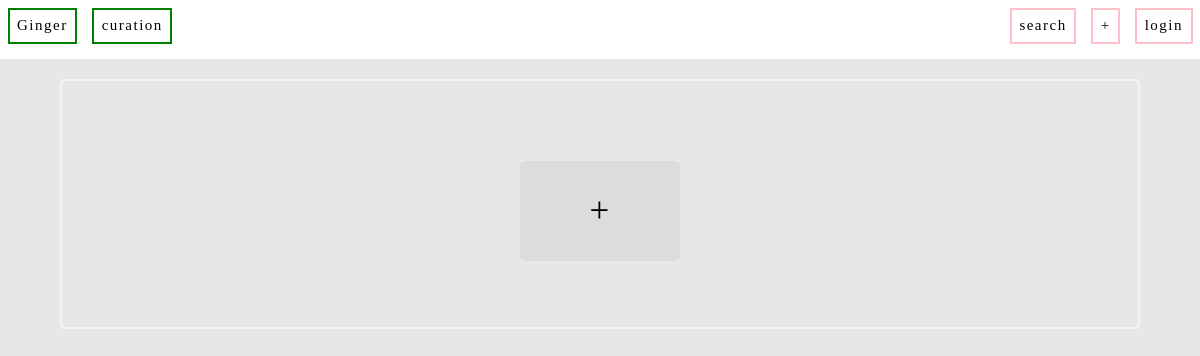
The app's page /, older data.
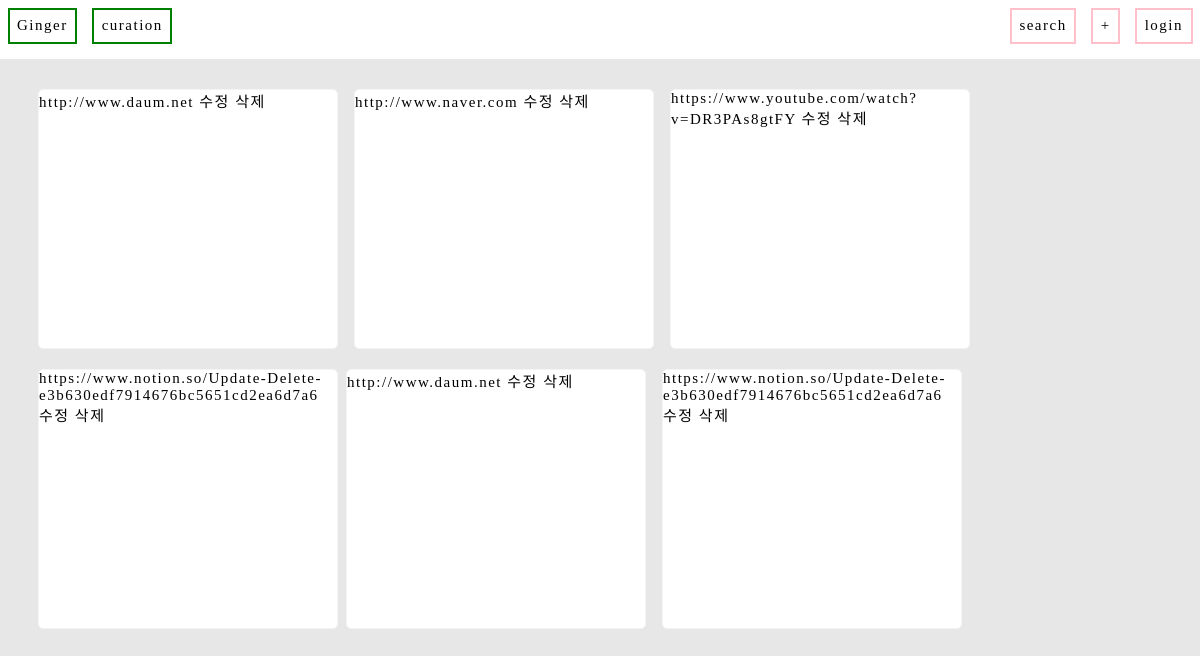
The same page, newer data.
### blog/models.py (models this page shows, shortened)
class Add(models.Model):
    objects = models.Manager()
    link = models.URLField('링크')
    tag = models.CharField('태그',max_length=200,null=True)
    comments = models.CharField("코멘트", max_length=200,null=True)

### blog/views.py (the view)
# urls.py: path('', index, name="index"),
def index(request):
    context=dict()
    all_add = Add.objects.all()
    context['all_add'] = all_add
    print(request.GET)
    context["write_form"] = AddForms()
    return render(request,'index.html',context)

### blog/templates/index.html (shortened to what this page needs)
{% extends 'base.html' %}
{% load static %}
{% block extrahead %}
    <link rel="stylesheet" href="{% static 'css/index.css' %}" type="text/css" />
    <link rel="stylesheet" href="{% static 'css/link_upload.css' %}" type="text/css" />
{% endblock %}
{% block content %}
    {% if all_add %}
        <ul class="cont_list">
        {% for i in all_add %}
            <li class="thumb_cont" >
                <a href="{{i.link}}" target="_blank">{{i.link}}</a>
                <a href="{% url 'update' i.id %}">수정</a>
                <a href="{% url 'delete' i.id %}" class="btn_dele">삭제</a>
            </li>
        {% endfor %}
        </ul>
    {% else %}
        <div class="con_area_empty">
            <a class="btn_plus" onclick="show_modal()"><span>+</span></a>
        </div>
    {% endif %}
{% endblock %}

### templates/base.html (shortened to what this page needs)
{% load static %}
<!DOCTYPE html>
<html lang="en">
<head>
    <link rel="stylesheet" href="{% static 'css/base.css' %}" type="text/css" />
    {% block extrahead %}
    {% endblock %}
</head>
<body>
  <nav class = 'gnb_nav'>
    <div class = 'left_gnb_nav'>
      <div class = 'nav_logo'><a href="{% url 'index' %}">Ginger</a></div>
      <div class = 'nav_curation' href="#">curation</div>
    </div>
    <div class = 'right_gnb_nav'>
      <div class = 'nav_search'>search</div>
      <div class = 'nav_add' onclick="show_modal()"><span >+</span></div>
      <div class = 'nav_login'>login</div>
    </div>
  </nav>
    {% block content %}
    {% endblock %}
</body>
</html>

### basestatic/css/base.css (style rules this page uses)
html { font-size:15px; text-decoration: none; letter-spacing: 1.5px; }
body { background-color: #e7e7e7; margin:0; }
a,a:visited { color:inherit; text-decoration:none; }
li { list-style-type: none; }
.gnb_nav { position: sticky; padding-bottom: 0.5rem; display: flex; justify-content: space-between; background-color:#fff; }
.left_gnb_nav { display: flex; }
.nav_logo, .nav_curation { border: 2px solid green; padding: 0.5rem; margin: 0.5rem; }
.right_gnb_nav { display: flex; }
.nav_search, .nav_add, .nav_login, .nav_mypage { border: 2px solid pink; padding: 0.5rem; margin: 0.5rem; cursor: pointer; }

### blog/static/css/index.css (style rules this page uses)
* { border:0 none; margin:0; padding:0; box-sizing: border-box; }
.cont_list { width:1280px; max-width:95%; margin:0 auto; margin-top:20px; display:flex; flex-wrap: wrap; justify-content: flex-start; }
.thumb_cont { width:300px; height:260px; max-width:100%; border:1px solid #f4f4f4; background-color:#fff; border-radius: 5px; margin:10px 8px; box-sizing:border-box; }
li:nth-child( 4n ) { margin-right:0; }

Row changes from the older to the newer data that the page shows:
added Add: link "http://www.daum.net"
added Add: link "http://www.naver.com"
added Add: link "https://www.youtube.com/watch?v=DR3PAs8gtFY"
added Add: link "https://www.notion.so/Update-Delete-e3b630edf7914676bc5651cd2ea6d7a6"
added Add: link "http://www.daum.net"
added Add: link "https://www.notion.so/Update-Delete-e3b630edf7914676bc5651cd2ea6d7a6"
